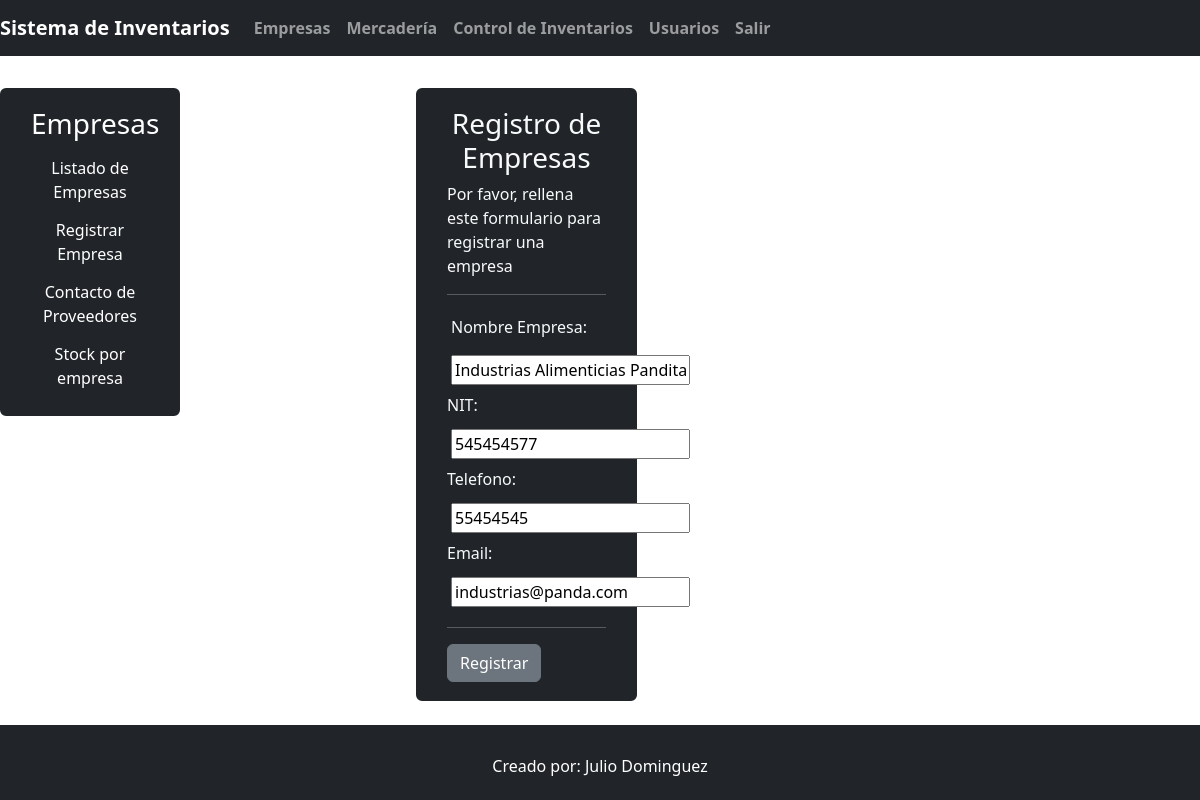
/perfil/editar/2/, run on the app's committed database.
### perfil/models.py (models this page shows, shortened)
class EmpresaProveedor(models.Model):
    nombre_empresa = models.CharField(max_length=50, default="")
    nit = models.CharField(max_length=20)
    telefono = models.CharField(max_length=50)
    contacto_email = models.EmailField()
    class Meta:
        verbose_name = "Empresa"
        verbose_name_plural = "Empresas"

### perfil/views.py (the view)
# urls.py: path('editar/<int:pk>/', Editar_empresa.as_view(), name='empresas_edit'),
class Editar_empresa(UpdateView):
    model = EmpresaProveedor
    template_name = 'CRUD_empresas.html'
    form_class = EmpresaCrear
    success_url = reverse_lazy('perfil:empresas_list')

### perfil/forms.py
class EmpresaCrear(forms.ModelForm):
    class Meta:
        model = EmpresaProveedor
        fields = ('nombre_empresa', 'nit', 'telefono', 'contacto_email')
        labels = {
            'nombre_empresa': 'Nombre de la Empresa',
            'nit': 'NIT',
            'telefono': 'Teléfono',
            'contacto_email': 'Correo Electrónico',
        }

### perfil/templates/CRUD_empresas.html (shortened to what this page needs)
{% extends 'empresas_index.html' %}
{% block content %}
<div class="container">
    <div class="row">
        <div class="col-md-5 offset-2 mt-3">
            <div id="formularios" class="bg-dark p-3 text-light border rounded border-3 border-dark">
                <form method="post">
                    <div class="container">
                        <h3 class="text-center">Registro de Empresas</h3>
                        <p>Por favor, rellena este formulario para registrar una empresa</p>
                        <hr>
                        <div class="form-group mb-1">
                            <label for="{{ form.nombre_empresa.id_for_label }}" class="form-label p-1">Nombre Empresa:</label>
                            <div class="p-1 col-6">
                                {{ form.nombre_empresa }}
                            </div>
                        </div>
                        <div class="form-group mb-1">
                            <label for="{{ form.nit.id_for_label }}" class="form-label">NIT:</label>
                            <div class="p-1 col-6">
                                {{ form.nit }}
                            </div>
                        </div>
                        <div class="form-group mb-1">
                            <label for="{{ form.telefono.id_for_label }}" class="form-label">Telefono:</label>
                            <div class="p-1 col-6">
                                {{ form.telefono }}
                            </div>
                        </div>
                        <div class="form-group mb-1">
                            <label for="{{ form.contacto_email.id_for_label }}" class="form-label">Email:</label>
                            <div class="p-1 col-6">
                                {{ form.contacto_email }}
                            </div>
                        </div>
                        <hr>
                        <button type="submit" class="btn btn-secondary btn-block botones">Registrar</button>
                    </div>
                </form>
            </div>
        </div>
    </div>
</div>
{% endblock %}

### data on the page
EmpresaProveedor: nombre_empresa "Industrias Alimenticias Pandita", nit "545454577", telefono "55454545", contacto_email "industrias@panda.com"
